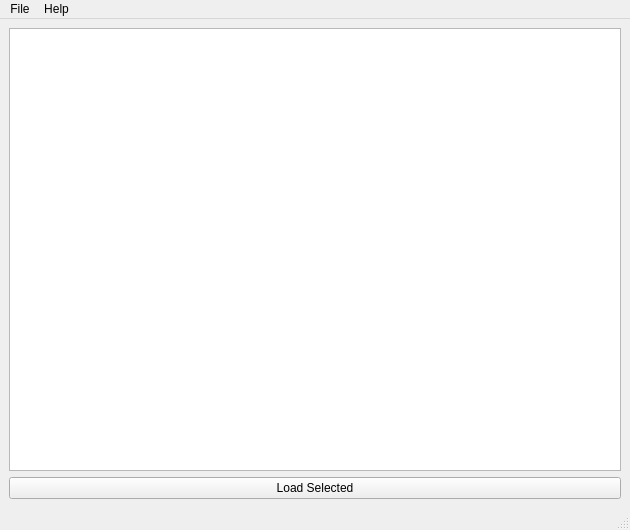
<?xml version="1.0" encoding="UTF-8"?>
<ui version="4.0">
 <class>re_manager</class>
 <widget class="QMainWindow" name="re_manager">
  <property name="geometry">
   <rect>
    <x>0</x>
    <y>0</y>
    <width>630</width>
    <height>530</height>
   </rect>
  </property>
  <property name="windowTitle">
   <string>RE Engine Motion Tool</string>
  </property>
  <widget class="QWidget" name="centralwidget">
   <property name="enabled">
    <bool>true</bool>
   </property>
   <layout class="QGridLayout" name="gridLayout">
    <item row="1" column="0">
     <widget class="QPushButton" name="animLoadSelectedBtn">
      <property name="text">
       <string>Load Selected</string>
      </property>
     </widget>
    </item>
    <item row="0" column="0">
     <widget class="QTreeView" name="animsTreeView"/>
    </item>
   </layout>
  </widget>
  <widget class="QMenuBar" name="menubar">
   <property name="geometry">
    <rect>
     <x>0</x>
     <y>0</y>
     <width>630</width>
     <height>21</height>
    </rect>
   </property>
   <widget class="QMenu" name="menuFile">
    <property name="title">
     <string>File</string>
    </property>
    <widget class="QMenu" name="menuRecent_Files">
     <property name="title">
      <string>Recent Files</string>
     </property>
    </widget>
    <addaction name="actionImport_motlist"/>
    <addaction name="menuRecent_Files"/>
   </widget>
   <widget class="QMenu" name="menuAbout">
    <property name="title">
     <string>Help</string>
    </property>
    <addaction name="actionAbout"/>
   </widget>
   <addaction name="menuFile"/>
   <addaction name="menuAbout"/>
  </widget>
  <widget class="QStatusBar" name="statusbar"/>
  <action name="actionImport_motlist">
   <property name="checkable">
    <bool>false</bool>
   </property>
   <property name="text">
    <string>Add .mlist</string>
   </property>
  </action>
  <action name="actionAbout">
   <property name="text">
    <string>About</string>
   </property>
  </action>
 </widget>
 <resources/>
 <connections/>
</ui>
